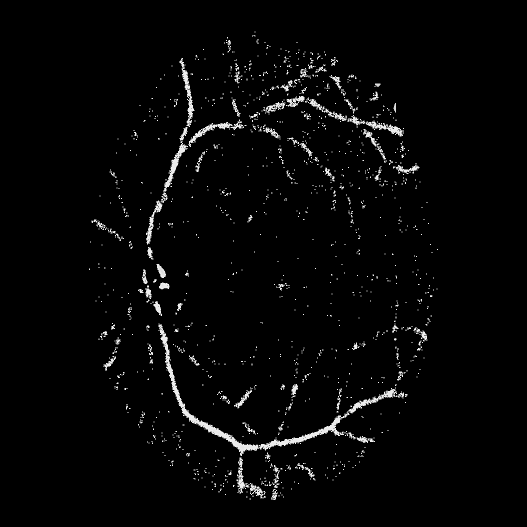
#> input picture Flask/training/0/005b95c28852.png, 1053 x 1053 px (shown at 1/2 size)
$ python -i pre_processing.py   (imports and definitions only)   (older library calls are emulated)
#> lines starting #> are read from the running program, lines starting #| are printed output that depends on the picture
#> further down, picture is the input picture: shape (1053, 1053, 3); min 0, max 244, mean 6.2


import cv2
import numpy as np

def preprocess_image(image):
	image = cv2.cvtColor(image, cv2.COLOR_BGR2GRAY)
	cv2.imwrite('21.png', image)
	image = cv2.bitwise_not(image)
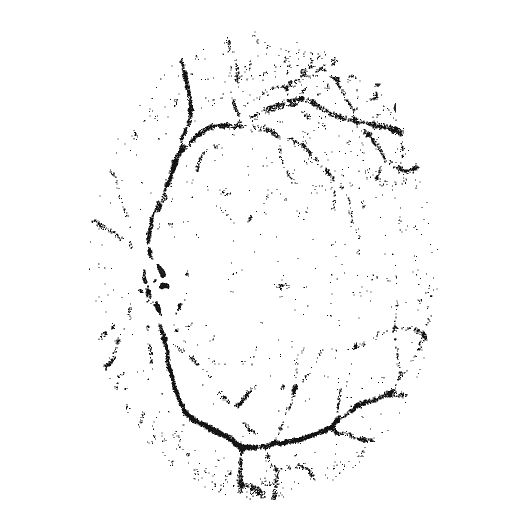
#> image: shape (1053, 1053) (shown at 1/2 size); min 11, max 255, mean 248.8
	kernel = np.ones((30, 30),np.uint8)
	tophat = cv2.morphologyEx(image, cv2.MORPH_TOPHAT, kernel)
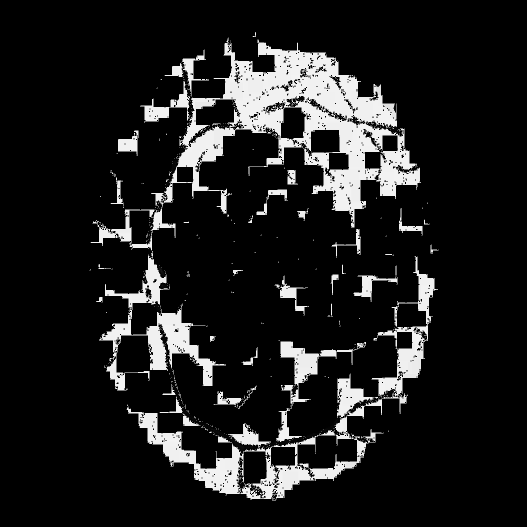
#> tophat: shape (1053, 1053) (shown at 1/2 size); min 0, max 244, mean 29.3
	cv2.imwrite('22.png', tophat)

	g_kernel = cv2.getGaborKernel((350, 350), 8.0, np.pi/4, 10.0, 0.5, 0, ktype=cv2.CV_32F)
	h, w = g_kernel.shape[:2]
	g_kernel = cv2.resize(tophat, (3*w, 3*h), interpolation=cv2.INTER_CUBIC)
	image = cv2.bitwise_not(g_kernel)
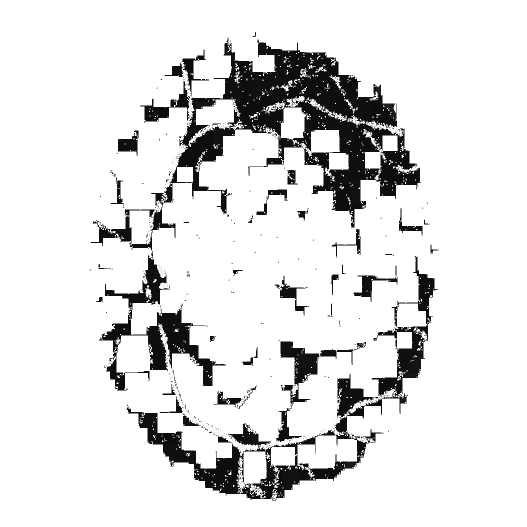
#> image: shape (1053, 1053) (shown at 1/2 size); min 11, max 255, mean 225.7
	cv2.imwrite('23.png', image)

	for i in range(len(image)):
		for j in range(len(image)):
			if image[i][j] > 244:
				image[i][j] = 0
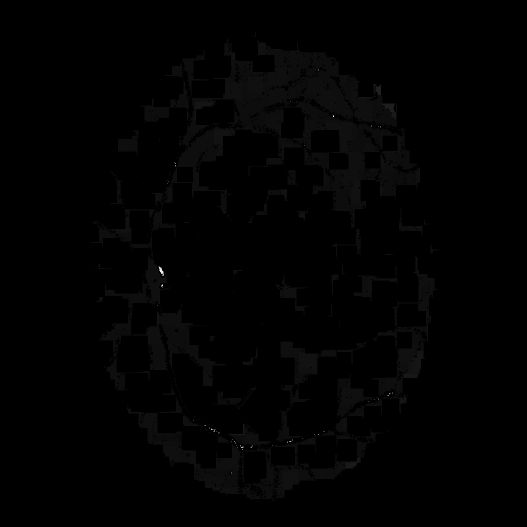
#> image: shape (1053, 1053) (shown at 1/2 size); min 0, max 244, mean 1.8
	cv2.imwrite('24.png', tophat)
	kernel = np.ones((2, 2),np.uint8)
	opening = cv2.morphologyEx(image, cv2.MORPH_OPEN, kernel)
	cv2.imwrite('25.png', tophat)
	return opening

>>> import cv2
>>> picture = cv2.imread('training/0/005b95c28852.png')
>>> result = preprocess_image(picture)

$ run again, on Flask/training/0/01f7bb8be950.png
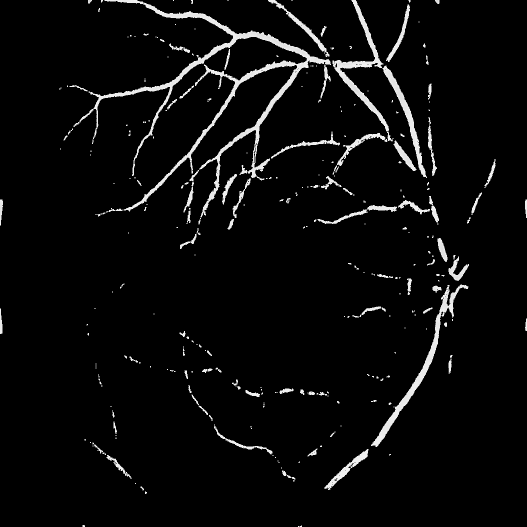
#> input picture Flask/training/0/01f7bb8be950.png, 1053 x 1053 px (shown at 1/2 size)
#> picture is the input picture: shape (1053, 1053, 3); min 0, max 244, mean 10.3
#> in preprocess_image, `image = cv2.bitwise_not(g_kernel)`:
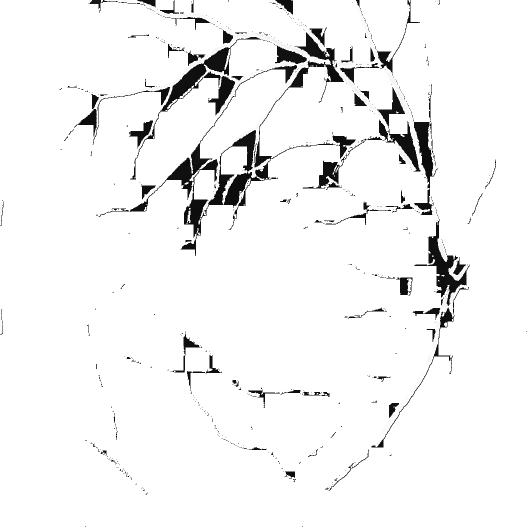
#> image: shape (1053, 1053) (shown at 1/2 size); min 11, max 255, mean 242.6
#> after the loop in preprocess_image, `for i in range(len(image)):`:
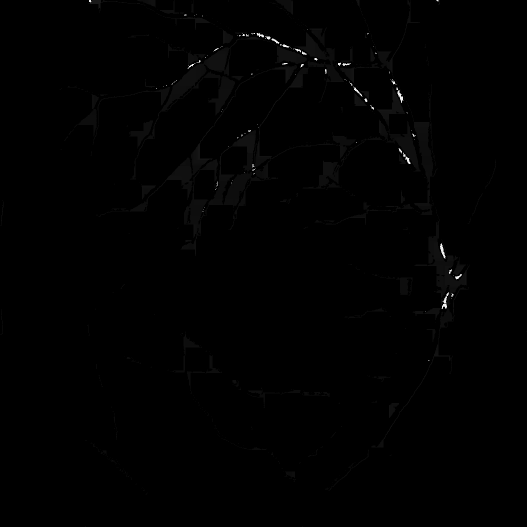
#> image: shape (1053, 1053) (shown at 1/2 size); min 0, max 244, mean 1.1

$ run again, on Flask/training/0/0212dd31f623.png
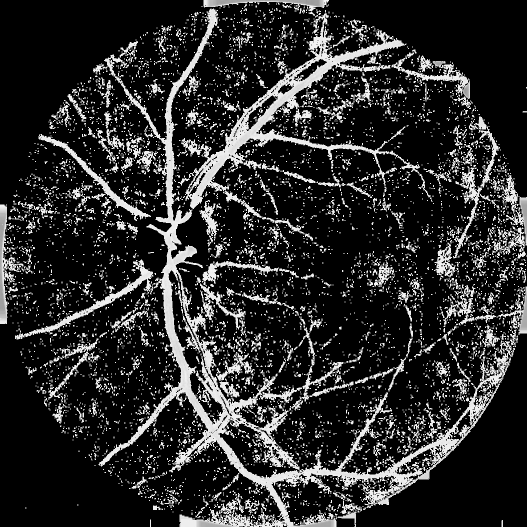
#> input picture Flask/training/0/0212dd31f623.png, 1053 x 1053 px (shown at 1/2 size)
#> picture is the input picture: shape (1053, 1053, 3); min 0, max 244, mean 43.6
#> in preprocess_image, `tophat = cv2.morphologyEx(image, cv2.MORPH_TOPHAT, kernel)`:
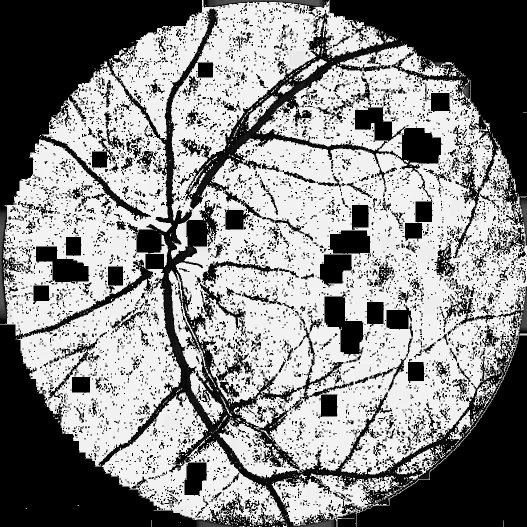
#> tophat: shape (1053, 1053) (shown at 1/2 size); min 0, max 244, mean 135.8
#> in preprocess_image, `opening = cv2.morphologyEx(image, cv2.MORPH_OPEN, kernel)`:
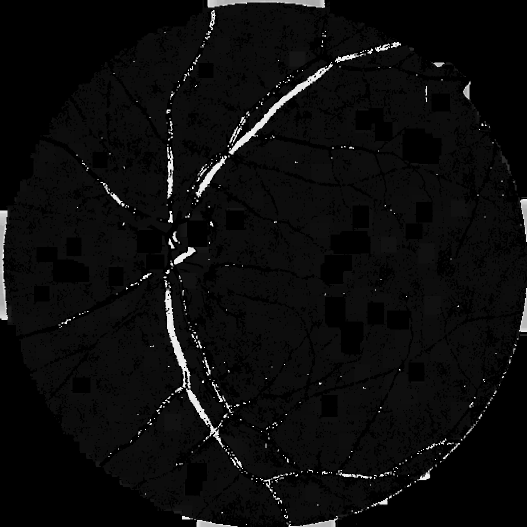
#> opening: shape (1053, 1053) (shown at 1/2 size); min 0, max 244, mean 12

$ run again, on Flask/training/0/070d4ce5fd90.png
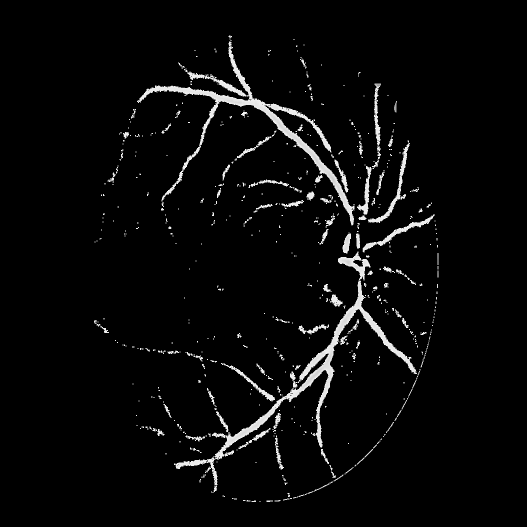
#> input picture Flask/training/0/070d4ce5fd90.png, 1053 x 1053 px (shown at 1/2 size)
#> picture is the input picture: shape (1053, 1053, 3); min 0, max 244, mean 8.9
#> in preprocess_image, `image = cv2.bitwise_not(g_kernel)`:
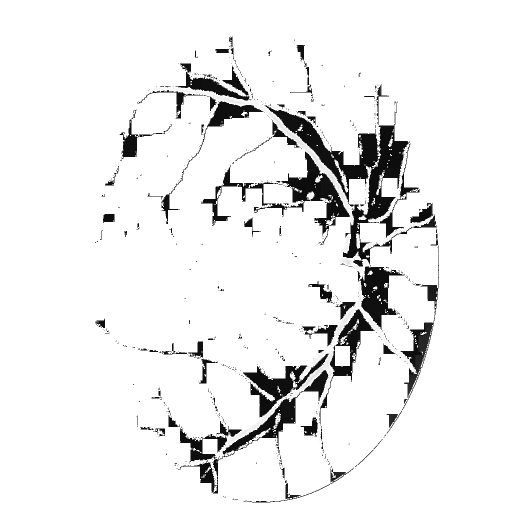
#> image: shape (1053, 1053) (shown at 1/2 size); min 11, max 255, mean 237.4
#> after the loop in preprocess_image, `for i in range(len(image)):`:
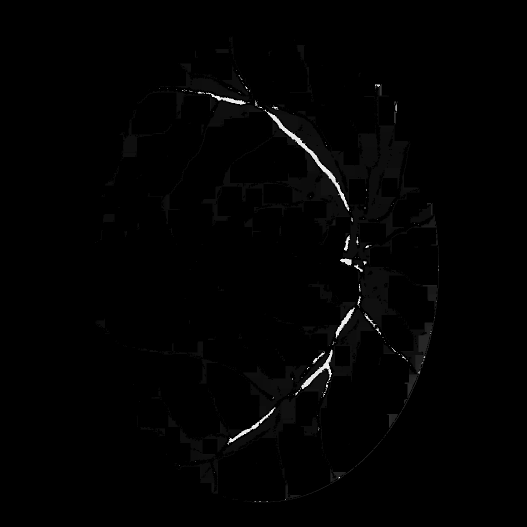
#> image: shape (1053, 1053) (shown at 1/2 size); min 0, max 244, mean 2.3
